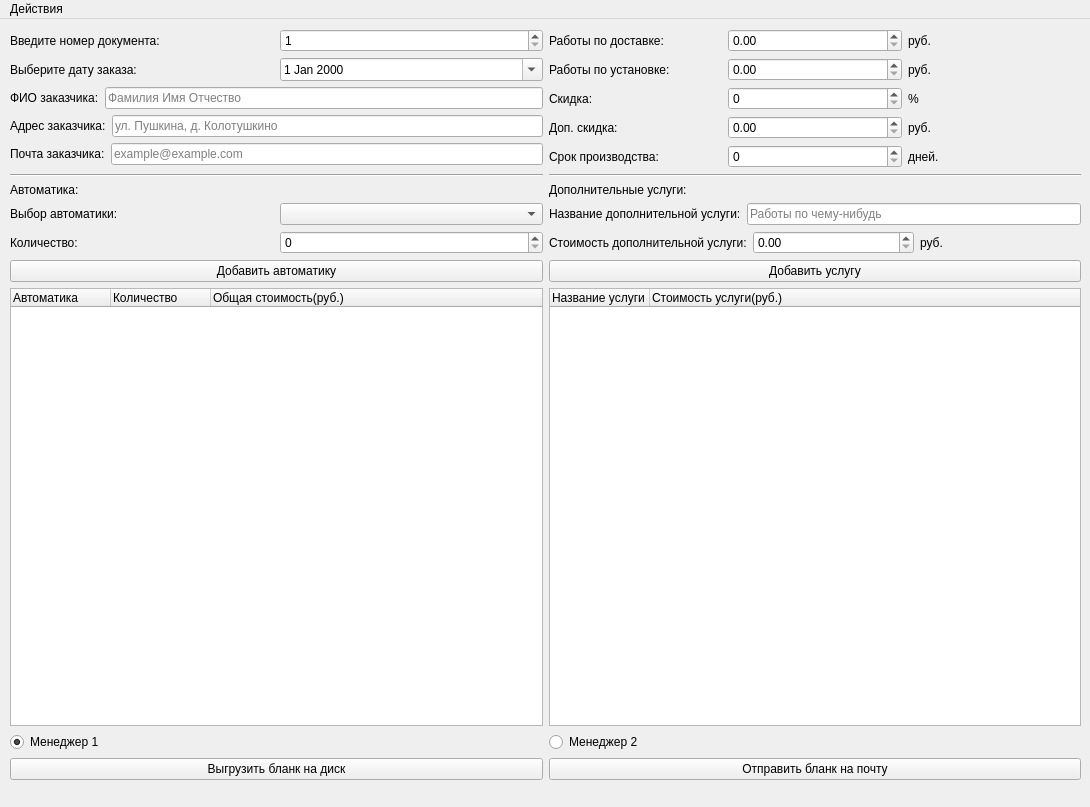
<?xml version="1.0" encoding="UTF-8"?>
<ui version="4.0">
 <class>MainWindow</class>
 <widget class="QMainWindow" name="MainWindow">
  <property name="geometry">
   <rect>
    <x>0</x>
    <y>0</y>
    <width>1090</width>
    <height>807</height>
   </rect>
  </property>
  <property name="windowTitle">
   <string>MainWindow</string>
  </property>
  <widget class="QWidget" name="centralwidget">
   <widget class="QWidget" name="gridLayoutWidget">
    <property name="geometry">
     <rect>
      <x>0</x>
      <y>0</y>
      <width>1091</width>
      <height>771</height>
     </rect>
    </property>
    <layout class="QGridLayout" name="gridLayout">
     <property name="leftMargin">
      <number>10</number>
     </property>
     <property name="topMargin">
      <number>10</number>
     </property>
     <property name="rightMargin">
      <number>10</number>
     </property>
     <property name="bottomMargin">
      <number>10</number>
     </property>
     <item row="4" column="0">
      <widget class="QRadioButton" name="radioButton">
       <property name="text">
        <string>Менеджер 1</string>
       </property>
       <property name="checked">
        <bool>true</bool>
       </property>
      </widget>
     </item>
     <item row="1" column="0">
      <widget class="Line" name="line">
       <property name="orientation">
        <enum>Qt::Horizontal</enum>
       </property>
      </widget>
     </item>
     <item row="2" column="0">
      <layout class="QVBoxLayout" name="verticalLayout_5">
       <item>
        <widget class="QLabel" name="label_19">
         <property name="text">
          <string>Автоматика:</string>
         </property>
        </widget>
       </item>
       <item>
        <layout class="QHBoxLayout" name="horizontalLayout_12">
         <item>
          <widget class="QLabel" name="label_20">
           <property name="text">
            <string>Выбор автоматики:</string>
           </property>
          </widget>
         </item>
         <item>
          <widget class="QComboBox" name="comboBox">
           <property name="editable">
            <bool>false</bool>
           </property>
           <property name="placeholderText">
            <string/>
           </property>
           <property name="frame">
            <bool>true</bool>
           </property>
          </widget>
         </item>
        </layout>
       </item>
       <item>
        <layout class="QHBoxLayout" name="horizontalLayout_13">
         <item>
          <widget class="QLabel" name="label_21">
           <property name="text">
            <string>Количество:</string>
           </property>
          </widget>
         </item>
         <item>
          <widget class="QSpinBox" name="spinBox_3"/>
         </item>
        </layout>
       </item>
       <item>
        <widget class="QPushButton" name="pushButton_4">
         <property name="text">
          <string>Добавить автоматику</string>
         </property>
        </widget>
       </item>
      </layout>
     </item>
     <item row="0" column="0">
      <layout class="QVBoxLayout" name="verticalLayout">
       <item>
        <layout class="QHBoxLayout" name="horizontalLayout_14">
         <item>
          <widget class="QLabel" name="label_22">
           <property name="text">
            <string>Введите номер документа:</string>
           </property>
          </widget>
         </item>
         <item>
          <widget class="QSpinBox" name="spinBox_4">
           <property name="minimum">
            <number>1</number>
           </property>
           <property name="maximum">
            <number>9999</number>
           </property>
          </widget>
         </item>
        </layout>
       </item>
       <item>
        <layout class="QHBoxLayout" name="horizontalLayout">
         <item>
          <widget class="QLabel" name="label">
           <property name="text">
            <string>Выберите дату заказа:</string>
           </property>
          </widget>
         </item>
         <item>
          <widget class="QDateEdit" name="dateEdit">
           <property name="calendarPopup">
            <bool>true</bool>
           </property>
          </widget>
         </item>
        </layout>
       </item>
       <item>
        <layout class="QHBoxLayout" name="horizontalLayout_2">
         <item>
          <widget class="QLabel" name="label_2">
           <property name="text">
            <string>ФИО заказчика:</string>
           </property>
          </widget>
         </item>
         <item>
          <widget class="QLineEdit" name="lineEdit">
           <property name="placeholderText">
            <string>Фамилия Имя Отчество</string>
           </property>
          </widget>
         </item>
        </layout>
       </item>
       <item>
        <layout class="QHBoxLayout" name="horizontalLayout_3">
         <item>
          <widget class="QLabel" name="label_3">
           <property name="text">
            <string>Адрес заказчика:</string>
           </property>
          </widget>
         </item>
         <item>
          <widget class="QLineEdit" name="lineEdit_2">
           <property name="placeholderText">
            <string>ул. Пушкина, д. Колотушкино</string>
           </property>
          </widget>
         </item>
        </layout>
       </item>
       <item>
        <layout class="QHBoxLayout" name="horizontalLayout_4">
         <item>
          <widget class="QLabel" name="label_4">
           <property name="text">
            <string>Почта заказчика:</string>
           </property>
          </widget>
         </item>
         <item>
          <widget class="QLineEdit" name="lineEdit_3">
           <property name="placeholderText">
            <string>example@example.com</string>
           </property>
          </widget>
         </item>
        </layout>
       </item>
      </layout>
     </item>
     <item row="4" column="1">
      <widget class="QRadioButton" name="radioButton_2">
       <property name="text">
        <string>Менеджер 2</string>
       </property>
      </widget>
     </item>
     <item row="3" column="0">
      <layout class="QVBoxLayout" name="verticalLayout_3">
       <item>
        <widget class="QTreeWidget" name="treeWidget_2">
         <column>
          <property name="text">
           <string>Автоматика</string>
          </property>
         </column>
         <column>
          <property name="text">
           <string>Количество</string>
          </property>
         </column>
         <column>
          <property name="text">
           <string>Общая стоимость(руб.)</string>
          </property>
         </column>
        </widget>
       </item>
      </layout>
     </item>
     <item row="1" column="1">
      <widget class="Line" name="line_2">
       <property name="orientation">
        <enum>Qt::Horizontal</enum>
       </property>
      </widget>
     </item>
     <item row="3" column="1">
      <layout class="QVBoxLayout" name="verticalLayout_4">
       <item>
        <widget class="QTreeWidget" name="treeWidget">
         <column>
          <property name="text">
           <string>Название услуги</string>
          </property>
         </column>
         <column>
          <property name="text">
           <string>Стоимость услуги(руб.)</string>
          </property>
         </column>
        </widget>
       </item>
      </layout>
     </item>
     <item row="0" column="1">
      <layout class="QVBoxLayout" name="verticalLayout_2">
       <item>
        <layout class="QHBoxLayout" name="horizontalLayout_5">
         <item>
          <widget class="QLabel" name="label_5">
           <property name="text">
            <string>Работы по доставке:</string>
           </property>
          </widget>
         </item>
         <item>
          <widget class="QDoubleSpinBox" name="doubleSpinBox">
           <property name="maximum">
            <double>99999999.000000000000000</double>
           </property>
          </widget>
         </item>
         <item>
          <widget class="QLabel" name="label_6">
           <property name="text">
            <string>руб.</string>
           </property>
          </widget>
         </item>
        </layout>
       </item>
       <item>
        <layout class="QHBoxLayout" name="horizontalLayout_6">
         <item>
          <widget class="QLabel" name="label_7">
           <property name="text">
            <string>Работы по установке:</string>
           </property>
          </widget>
         </item>
         <item>
          <widget class="QDoubleSpinBox" name="doubleSpinBox_2">
           <property name="maximum">
            <double>99999999.000000000000000</double>
           </property>
          </widget>
         </item>
         <item>
          <widget class="QLabel" name="label_8">
           <property name="text">
            <string>руб.</string>
           </property>
          </widget>
         </item>
        </layout>
       </item>
       <item>
        <layout class="QHBoxLayout" name="horizontalLayout_7">
         <item>
          <widget class="QLabel" name="label_9">
           <property name="text">
            <string>Скидка:</string>
           </property>
          </widget>
         </item>
         <item>
          <widget class="QSpinBox" name="spinBox">
           <property name="maximum">
            <number>100</number>
           </property>
          </widget>
         </item>
         <item>
          <widget class="QLabel" name="label_10">
           <property name="text">
            <string>%</string>
           </property>
          </widget>
         </item>
        </layout>
       </item>
       <item>
        <layout class="QHBoxLayout" name="horizontalLayout_8">
         <item>
          <widget class="QLabel" name="label_11">
           <property name="text">
            <string>Доп. скидка:</string>
           </property>
          </widget>
         </item>
         <item>
          <widget class="QDoubleSpinBox" name="doubleSpinBox_3">
           <property name="maximum">
            <double>99999999.000000000000000</double>
           </property>
          </widget>
         </item>
         <item>
          <widget class="QLabel" name="label_12">
           <property name="text">
            <string>руб.</string>
           </property>
          </widget>
         </item>
        </layout>
       </item>
       <item>
        <layout class="QHBoxLayout" name="horizontalLayout_9">
         <item>
          <widget class="QLabel" name="label_13">
           <property name="text">
            <string>Срок производства:</string>
           </property>
          </widget>
         </item>
         <item>
          <widget class="QSpinBox" name="spinBox_2">
           <property name="maximum">
            <number>365</number>
           </property>
          </widget>
         </item>
         <item>
          <widget class="QLabel" name="label_14">
           <property name="text">
            <string>дней.</string>
           </property>
          </widget>
         </item>
        </layout>
       </item>
      </layout>
     </item>
     <item row="5" column="1">
      <widget class="QPushButton" name="pushButton_2">
       <property name="text">
        <string>Отправить бланк на почту</string>
       </property>
      </widget>
     </item>
     <item row="5" column="0">
      <widget class="QPushButton" name="pushButton">
       <property name="text">
        <string>Выгрузить бланк на диск</string>
       </property>
      </widget>
     </item>
     <item row="2" column="1">
      <layout class="QVBoxLayout" name="verticalLayout_6">
       <item>
        <widget class="QLabel" name="label_15">
         <property name="text">
          <string>Дополнительные услуги:</string>
         </property>
        </widget>
       </item>
       <item>
        <layout class="QHBoxLayout" name="horizontalLayout_10">
         <item>
          <widget class="QLabel" name="label_16">
           <property name="text">
            <string>Название дополнительной услуги:</string>
           </property>
          </widget>
         </item>
         <item>
          <widget class="QLineEdit" name="lineEdit_4">
           <property name="placeholderText">
            <string>Работы по чему-нибудь</string>
           </property>
          </widget>
         </item>
        </layout>
       </item>
       <item>
        <layout class="QHBoxLayout" name="horizontalLayout_11">
         <item>
          <widget class="QLabel" name="label_17">
           <property name="text">
            <string>Стоимость дополнительной услуги:</string>
           </property>
          </widget>
         </item>
         <item>
          <widget class="QDoubleSpinBox" name="doubleSpinBox_4">
           <property name="maximum">
            <double>999999999.000000000000000</double>
           </property>
          </widget>
         </item>
         <item>
          <widget class="QLabel" name="label_18">
           <property name="text">
            <string>руб.</string>
           </property>
          </widget>
         </item>
        </layout>
       </item>
       <item>
        <widget class="QPushButton" name="pushButton_3">
         <property name="text">
          <string>Добавить услугу</string>
         </property>
        </widget>
       </item>
      </layout>
     </item>
    </layout>
   </widget>
  </widget>
  <widget class="QMenuBar" name="menuBar">
   <property name="geometry">
    <rect>
     <x>0</x>
     <y>0</y>
     <width>1090</width>
     <height>36</height>
    </rect>
   </property>
   <widget class="QMenu" name="menu">
    <property name="title">
     <string>Действия</string>
    </property>
    <addaction name="action_price"/>
    <addaction name="separator"/>
    <addaction name="separator"/>
    <addaction name="action_automatic"/>
   </widget>
   <addaction name="menu"/>
  </widget>
  <action name="action_price">
   <property name="text">
    <string>Загрузить цены</string>
   </property>
  </action>
  <action name="action_xml">
   <property name="text">
    <string>Загрузить xml</string>
   </property>
  </action>
  <action name="action_automatic">
   <property name="text">
    <string>Загрузить автоматику</string>
   </property>
  </action>
 </widget>
 <resources/>
 <connections/>
</ui>
